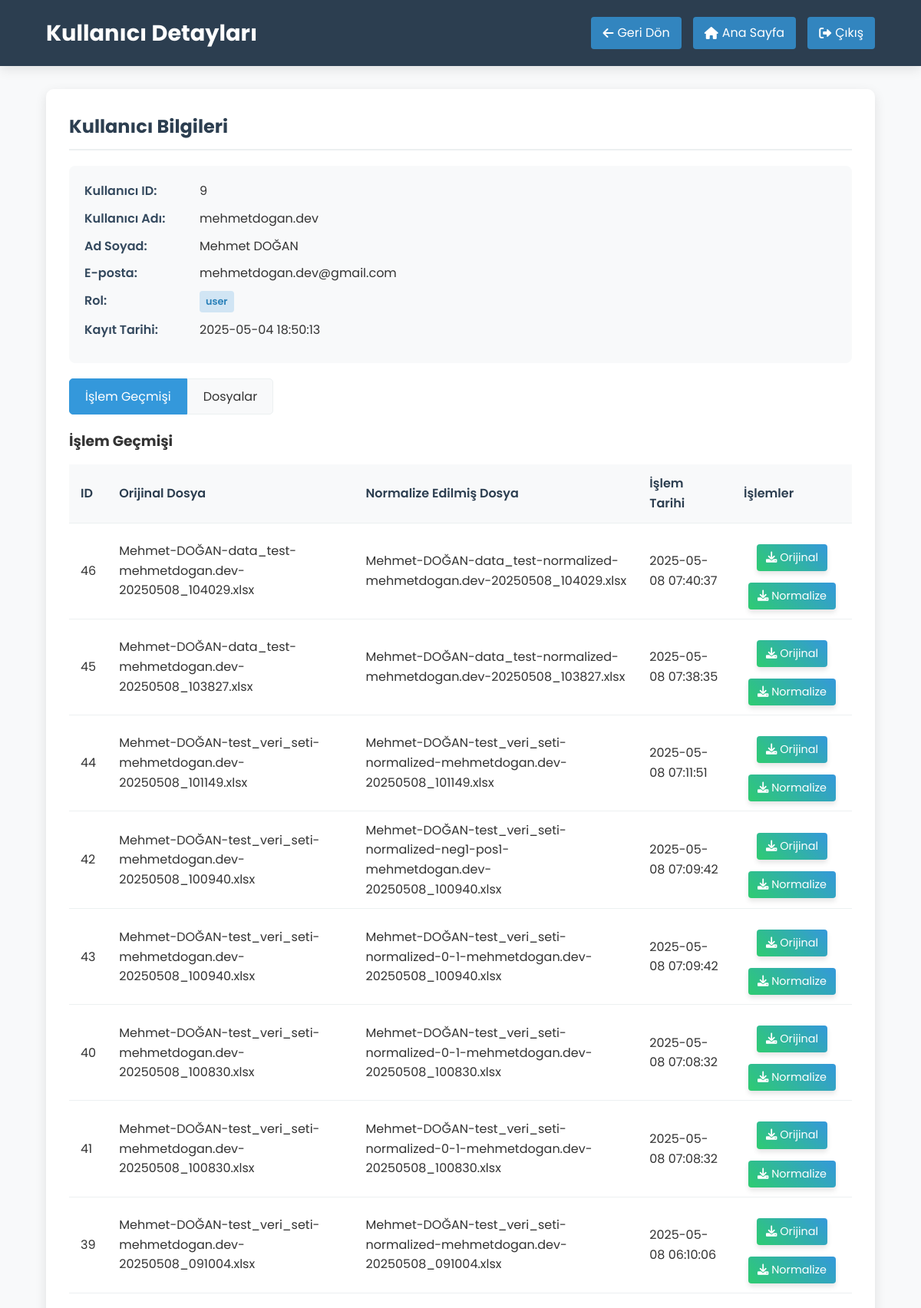
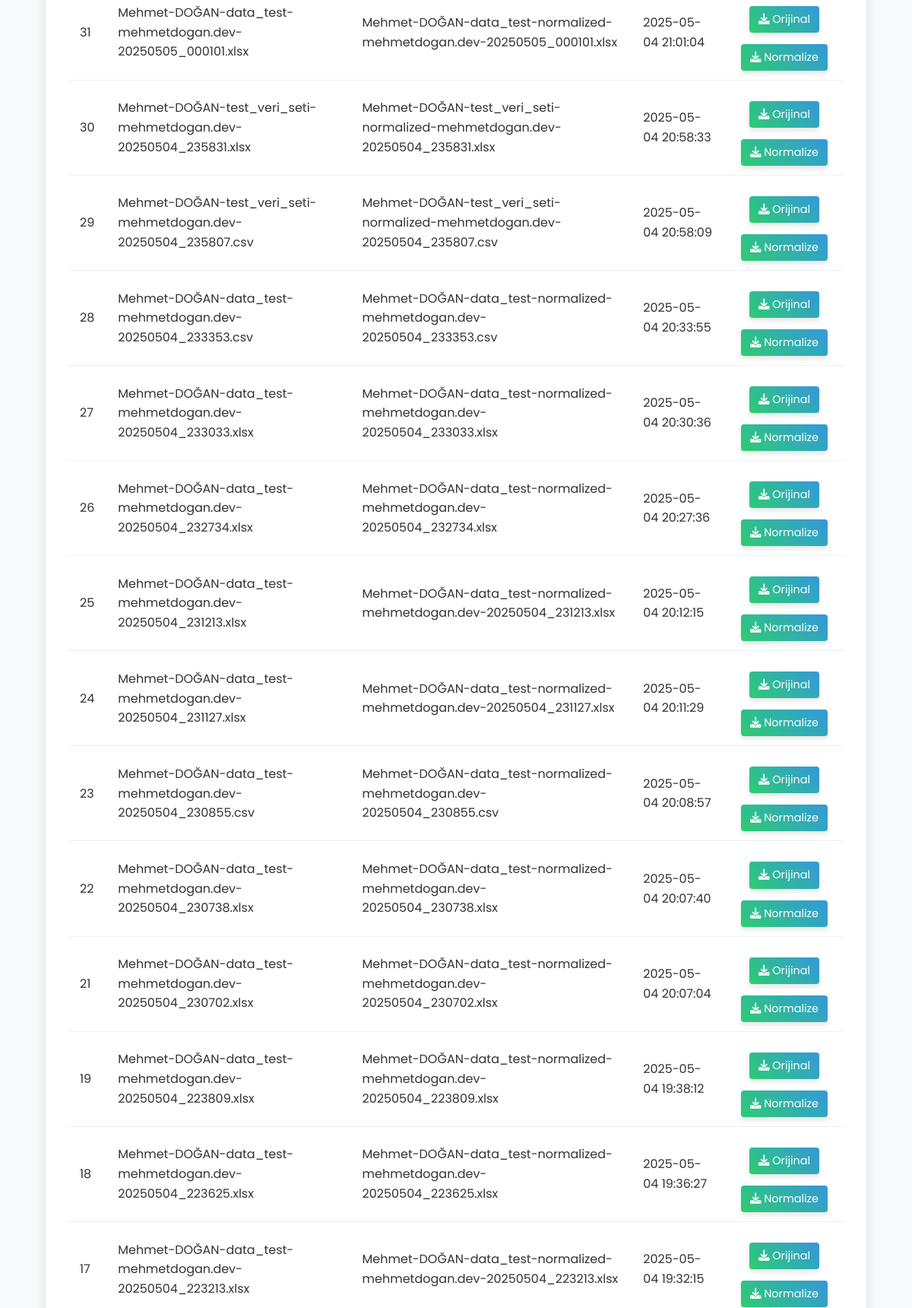
/admin/user/9 (signed in, upper part), run on the app's committed database (2 pictures, top to bottom).
### tables this page shows
CREATE TABLE users (
            id INTEGER PRIMARY KEY AUTOINCREMENT,
            username TEXT UNIQUE NOT NULL,
            password TEXT NOT NULL,
            email TEXT UNIQUE NOT NULL,
            full_name TEXT NOT NULL,
            registration_date TIMESTAMP DEFAULT CURRENT_TIMESTAMP
        , role TEXT DEFAULT 'user');

CREATE TABLE user_operations (
            id INTEGER PRIMARY KEY AUTOINCREMENT,
            user_id INTEGER NOT NULL,
            original_file TEXT NOT NULL,
            normalized_file TEXT NOT NULL,
            operation_date TIMESTAMP DEFAULT CURRENT_TIMESTAMP,
            FOREIGN KEY (user_id) REFERENCES users (id)
        );

### app.py (the view, shortened to what this page needs)
@app.route('/admin/user/<int:user_id>')
@admin_required
def admin_view_user(user_id):
    conn = get_db_connection()
    user = conn.execute('SELECT * FROM users WHERE id = ?', (user_id,)).fetchone()
    conn.close()
    if not user:
        flash('Kullanıcı bulunamadı!', 'error')
        return redirect(url_for('admin_dashboard'))
    operations = get_user_operations_by_admin(user_id)
    user_files = []
    if os.path.exists(UPLOAD_FOLDER) and os.path.exists(NEW_CSV_FOLDER):
        username = user['username']
    user_files.sort(key=lambda x: x.get('date', ''), reverse=True)
    return render_template('admin_view_user.html', user=user, operations=operations, files=user_files)

### app.py (called while the page is built)
def get_db_connection():
    conn = sqlite3.connect(DATABASE)
    conn.row_factory = sqlite3.Row
    return conn

def admin_required(f):
    @wraps(f)
    def decorated_function(*args, **kwargs):
        if 'user_id' not in session:
            flash('Bu sayfaya erişmek için giriş yapmalısınız!', 'error')
            return redirect(url_for('login'))
        elif session.get('role') != 'admin':
            flash('Bu sayfaya erişim yetkiniz yok!', 'error')
            return redirect(url_for('index'))
        return f(*args, **kwargs)
    return decorated_function

def get_user_operations_by_admin(user_id):
    conn = get_db_connection()
    operations = conn.execute('SELECT * FROM user_operations WHERE user_id = ? ORDER BY operation_date DESC', (user_id,)).fetchall()
    conn.close()
    return operations

### templates/admin_view_user.html (shortened to what this page needs)
<!DOCTYPE html>
<html lang="tr">
<head>
    <link rel="stylesheet" href="{{ url_for('static', filename='style.css') }}">
    <link rel="stylesheet" href="https://cdnjs.cloudflare.com/ajax/libs/font-awesome/6.0.0-beta3/css/all.min.css">
</head>
<body>
    <div class="ai-background">
</div>
    <header class="admin-header">
        <div class="admin-header-container">
            <div class="admin-title">
                <h1>Kullanıcı Detayları</h1>
            </div>
            <div class="admin-actions">
                <a href="{{ url_for('admin_dashboard') }}" class="admin-btn">
                    <i class="fas fa-arrow-left"></i> Geri Dön
                </a>
                <a href="{{ url_for('index') }}" class="admin-btn">
                    <i class="fas fa-home"></i> Ana Sayfa
                </a>
                <a href="{{ url_for('logout') }}" class="admin-btn">
                    <i class="fas fa-sign-out-alt"></i> Çıkış
                </a>
            </div>
        </div>
    </header>
    <div class="admin-container">
        <div class="admin-panel">
            <h2>Kullanıcı Bilgileri</h2>
            <div class="user-info">
                <div class="info-row">
                    <div class="info-label">Kullanıcı ID:</div>
                    <div class="info-value">{{ user.id }}</div>
                </div>
                <div class="info-row">
                    <div class="info-label">Kullanıcı Adı:</div>
                    <div class="info-value">{{ user.username }}</div>
                </div>
                <div class="info-row">
                    <div class="info-label">Ad Soyad:</div>
                    <div class="info-value">{{ user.full_name }}</div>
                </div>
                <div class="info-row">
                    <div class="info-label">E-posta:</div>
                    <div class="info-value">{{ user.email }}</div>
                </div>
                <div class="info-row">
                    <div class="info-label">Rol:</div>
                    <div class="info-value">
                        <span class="user-role {% if user.role == 'admin' %}role-admin{% else %}role-user{% endif %}">
                            {{ user.role }}
                        </span>
                    </div>
                </div>
                <div class="info-row">
                    <div class="info-label">Kayıt Tarihi:</div>
                    <div class="info-value">{{ user.registration_date }}</div>
                </div>
            </div>
            <div class="tabs">
                <div class="tab active" data-tab="operations">İşlem Geçmişi</div>
                <div class="tab" data-tab="files">Dosyalar</div>
            </div>
            <div class="tab-content active" id="operations-tab">
                <h3>İşlem Geçmişi</h3>
                {% if operations %}
                    <table class="admin-table">
                        <thead>
                            <tr>
                                <th>ID</th>
                                <th>Orijinal Dosya</th>
                                <th>Normalize Edilmiş Dosya</th>
                                <th>İşlem Tarihi</th>
                                <th>İşlemler</th>
                            </tr>
                        </thead>
                        <tbody>
                            {% for operation in operations %}
                                <tr>
                                    <td>{{ operation.id }}</td>
                                    <td>{{ operation.original_file }}</td>
                                    <td>{{ operation.normalized_file }}</td>
                                    <td>{{ operation.operation_date }}</td>
                                    <td>
                                        <a href="{{ url_for('admin_download_file', file_path='uploads/' + operation.original_file) }}" class="btn-download">
                                            <i class="fas fa-download"></i> Orijinal
                                        </a>
                                        <a href="{{ url_for('admin_download_file', file_path='new_csv/' + operation.normalized_file) }}" class="btn-download">
                                            <i class="fas fa-download"></i> Normalize
                                        </a>
                                    </td>
                                </tr>
                            {% endfor %}
                        </tbody>
                    </table>
                {% else %}
                    <div class="no-data">
                        <p>Bu kullanıcının henüz bir işlem geçmişi bulunmuyor.</p>
                    </div>
                {% endif %}
            </div>
        </div>
    </div>
</body>
</html>

### static/style.css (style rules this page uses)
* { margin: 0; padding: 0; box-sizing: border-box; font-family: 'Roboto', sans-serif; }
body { background-color: #f5f5f5; color: #333; line-height: 1.6; }
header { background-color: #2c3e50; color: white; padding: 15px 0; box-shadow: 0 2px 5px rgba(0, 0, 0, 0.1); }
.btn-download { display: inline-block; background-color: #2ecc71; color: white; text-decoration: none; padding: 8px 15px; border-radius: 4px; margin-top: 10px; transition: background-color 0.3s; }
table { width: 100%; border-collapse: collapse; margin-top: 10px; }
table th, table td { padding: 10px; text-align: left; border-bottom: 1px solid #ddd; }
table th { background-color: #f2f2f2; font-weight: 600; }
* { margin: 0; padding: 0; box-sizing: border-box; font-family: 'Poppins', sans-serif; }
body { background-color: #f8f9fa; color: #333; line-height: 1.6; position: relative; overflow-x: hidden; }
.ai-background { position: fixed; top: 0; left: 0; width: 100%; height: 100%; overflow: hidden; z-index: -1; }
header { background-color: rgba(18, 38, 71, 0.95); color: white; padding: 15px 0; box-shadow: 0 4px 15px rgba(0, 0, 0, 0.1); position: sticky; top: 0; z-index: 100; }
.btn-download { display: inline-block; background: linear-gradient(45deg, #2ecc71, #3498db); color: white; text-decoration: none; padding: 10px 20px; border-radius: 6px; margin-top: 15px; transition: all 0.3s ease; box-shadow: 0 4px 6px rgba(0, 0, 0, 0.1); }
table { width: 100%; border-collapse: collapse; margin-top: 15px; }
table th, table td { padding: 12px 10px; text-align: left; border-bottom: 1px solid #ecf0f1; }
table th { background-color: #f8f9fa; font-weight: 600; color: #2c3e50; }
table tbody tr td:last-child { text-align: center; }

### templates/admin_view_user.html (style rules this page uses)
.admin-header { background-color: #2c3e50; color: white; padding: 20px 0; margin-bottom: 30px; }
.admin-header-container { display: flex; justify-content: space-between; align-items: center; width: 90%; max-width: 1200px; margin: 0 auto; }
.admin-title h1 { font-size: 1.8rem; margin: 0; }
.admin-actions { display: flex; gap: 15px; }
.admin-btn { background-color: rgba(52, 152, 219, 0.8); color: white; text-decoration: none; padding: 8px 15px; border-radius: 4px; display: inline-flex; align-items: center; transition: all 0.3s; }
.admin-btn i { margin-right: 5px; }
.admin-container { width: 90%; max-width: 1200px; margin: 0 auto; }
.admin-panel { background-color: white; border-radius: 10px; padding: 30px; box-shadow: 0 5px 15px rgba(0, 0, 0, 0.1); margin-bottom: 30px; }
.admin-panel h2 { color: #2c3e50; margin-top: 0; margin-bottom: 20px; padding-bottom: 10px; border-bottom: 2px solid #ecf0f1; }
.user-info { background-color: #f8f9fa; border-radius: 8px; padding: 20px; margin-bottom: 20px; }
.user-info .info-row { display: flex; margin-bottom: 10px; }
.user-info .info-label { width: 150px; font-weight: 600; color: #34495e; }
.user-info .info-value { flex: 1; }
.user-role { display: inline-block; padding: 4px 8px; border-radius: 4px; font-size: 0.8rem; font-weight: 600; }
.role-user { background-color: rgba(52, 152, 219, 0.2); color: #2980b9; }
.admin-table { width: 100%; border-collapse: collapse; }
.admin-table th, .admin-table td { padding: 12px 15px; text-align: left; border-bottom: 1px solid #ecf0f1; }
.admin-table th { background-color: #f8f9fa; font-weight: 600; color: #2c3e50; }
.btn-download { display: inline-block; background-color: rgba(52, 152, 219, 0.8); color: white; text-decoration: none; padding: 6px 12px; border-radius: 4px; font-size: 0.9rem; transition: all 0.3s; }
.tabs { display: flex; margin-bottom: 20px; }
.tab { padding: 10px 20px; background-color: #f8f9fa; border: 1px solid #ecf0f1; cursor: pointer; transition: all 0.3s; }
.tab:first-child { border-top-left-radius: 5px; border-bottom-left-radius: 5px; }
.tab:last-child { border-top-right-radius: 5px; border-bottom-right-radius: 5px; }
.tab.active { background-color: #3498db; color: white; border-color: #3498db; }
.tab-content { display: none; }
.tab-content.active { display: block; }

### data on the page
users: id "9", username "mehmetdogan.dev", full_name "Mehmet DOĞAN", email "mehmetdogan.dev@gmail.com", role "user", registration_date "2025-05-04 18:50:13"
user_operations: id "46", original_file "Mehmet-DOĞAN-data_test-mehmetdogan.dev-20250508_104029.xlsx", normalized_file "Mehmet-DOĞAN-data_test-normalized-mehmetdogan.dev-20250508_104029.xlsx", operation_date "2025-05-08 07:40:37"
user_operations: id "45", original_file "Mehmet-DOĞAN-data_test-mehmetdogan.dev-20250508_103827.xlsx", normalized_file "Mehmet-DOĞAN-data_test-normalized-mehmetdogan.dev-20250508_103827.xlsx", operation_date "2025-05-08 07:38:35"
user_operations: id "44", original_file "Mehmet-DOĞAN-test_veri_seti-mehmetdogan.dev-20250508_101149.xlsx", normalized_file "Mehmet-DOĞAN-test_veri_seti-normalized-mehmetdogan.dev-20250508_101149.xlsx", operation_date "2025-05-08 07:11:51"
user_operations: id "42", original_file "Mehmet-DOĞAN-test_veri_seti-mehmetdogan.dev-20250508_100940.xlsx", normalized_file "Mehmet-DOĞAN-test_veri_seti-normalized-neg1-pos1-mehmetdogan.dev-20250508_100940.xlsx", operation_date "2025-05-08 07:09:42"
user_operations: id "43", original_file "Mehmet-DOĞAN-test_veri_seti-mehmetdogan.dev-20250508_100940.xlsx", normalized_file "Mehmet-DOĞAN-test_veri_seti-normalized-0-1-mehmetdogan.dev-20250508_100940.xlsx", operation_date "2025-05-08 07:09:42"
user_operations: id "40", original_file "Mehmet-DOĞAN-test_veri_seti-mehmetdogan.dev-20250508_100830.xlsx", normalized_file "Mehmet-DOĞAN-test_veri_seti-normalized-0-1-mehmetdogan.dev-20250508_100830.xlsx", operation_date "2025-05-08 07:08:32"
user_operations: id "41", original_file "Mehmet-DOĞAN-test_veri_seti-mehmetdogan.dev-20250508_100830.xlsx", normalized_file "Mehmet-DOĞAN-test_veri_seti-normalized-0-1-mehmetdogan.dev-20250508_100830.xlsx", operation_date "2025-05-08 07:08:32"
user_operations: id "39", original_file "Mehmet-DOĞAN-test_veri_seti-mehmetdogan.dev-20250508_091004.xlsx", normalized_file "Mehmet-DOĞAN-test_veri_seti-normalized-mehmetdogan.dev-20250508_091004.xlsx", operation_date "2025-05-08 06:10:06"
user_operations: id "31", original_file "Mehmet-DOĞAN-data_test-mehmetdogan.dev-20250505_000101.xlsx", normalized_file "Mehmet-DOĞAN-data_test-normalized-mehmetdogan.dev-20250505_000101.xlsx", operation_date "2025-05-04 21:01:04"
user_operations: id "30", original_file "Mehmet-DOĞAN-test_veri_seti-mehmetdogan.dev-20250504_235831.xlsx", normalized_file "Mehmet-DOĞAN-test_veri_seti-normalized-mehmetdogan.dev-20250504_235831.xlsx", operation_date "2025-05-04 20:58:33"
user_operations: id "29", original_file "Mehmet-DOĞAN-test_veri_seti-mehmetdogan.dev-20250504_235807.csv", normalized_file "Mehmet-DOĞAN-test_veri_seti-normalized-mehmetdogan.dev-20250504_235807.csv", operation_date "2025-05-04 20:58:09"
user_operations: id "28", original_file "Mehmet-DOĞAN-data_test-mehmetdogan.dev-20250504_233353.csv", normalized_file "Mehmet-DOĞAN-data_test-normalized-mehmetdogan.dev-20250504_233353.csv", operation_date "2025-05-04 20:33:55"
user_operations: id "27", original_file "Mehmet-DOĞAN-data_test-mehmetdogan.dev-20250504_233033.xlsx", normalized_file "Mehmet-DOĞAN-data_test-normalized-mehmetdogan.dev-20250504_233033.xlsx", operation_date "2025-05-04 20:30:36"
user_operations: id "26", original_file "Mehmet-DOĞAN-data_test-mehmetdogan.dev-20250504_232734.xlsx", normalized_file "Mehmet-DOĞAN-data_test-normalized-mehmetdogan.dev-20250504_232734.xlsx", operation_date "2025-05-04 20:27:36"
user_operations: id "25", original_file "Mehmet-DOĞAN-data_test-mehmetdogan.dev-20250504_231213.xlsx", normalized_file "Mehmet-DOĞAN-data_test-normalized-mehmetdogan.dev-20250504_231213.xlsx", operation_date "2025-05-04 20:12:15"
user_operations: id "24", original_file "Mehmet-DOĞAN-data_test-mehmetdogan.dev-20250504_231127.xlsx", normalized_file "Mehmet-DOĞAN-data_test-normalized-mehmetdogan.dev-20250504_231127.xlsx", operation_date "2025-05-04 20:11:29"
user_operations: id "23", original_file "Mehmet-DOĞAN-data_test-mehmetdogan.dev-20250504_230855.csv", normalized_file "Mehmet-DOĞAN-data_test-normalized-mehmetdogan.dev-20250504_230855.csv", operation_date "2025-05-04 20:08:57"
user_operations: id "22", original_file "Mehmet-DOĞAN-data_test-mehmetdogan.dev-20250504_230738.xlsx", normalized_file "Mehmet-DOĞAN-data_test-normalized-mehmetdogan.dev-20250504_230738.xlsx", operation_date "2025-05-04 20:07:40"
user_operations: id "21", original_file "Mehmet-DOĞAN-data_test-mehmetdogan.dev-20250504_230702.xlsx", normalized_file "Mehmet-DOĞAN-data_test-normalized-mehmetdogan.dev-20250504_230702.xlsx", operation_date "2025-05-04 20:07:04"
user_operations: id "19", original_file "Mehmet-DOĞAN-data_test-mehmetdogan.dev-20250504_223809.xlsx", normalized_file "Mehmet-DOĞAN-data_test-normalized-mehmetdogan.dev-20250504_223809.xlsx", operation_date "2025-05-04 19:38:12"
user_operations: id "18", original_file "Mehmet-DOĞAN-data_test-mehmetdogan.dev-20250504_223625.xlsx", normalized_file "Mehmet-DOĞAN-data_test-normalized-mehmetdogan.dev-20250504_223625.xlsx", operation_date "2025-05-04 19:36:27"
user_operations: id "17", original_file "Mehmet-DOĞAN-data_test-mehmetdogan.dev-20250504_223213.xlsx", normalized_file "Mehmet-DOĞAN-data_test-normalized-mehmetdogan.dev-20250504_223213.xlsx", operation_date "2025-05-04 19:32:15"
